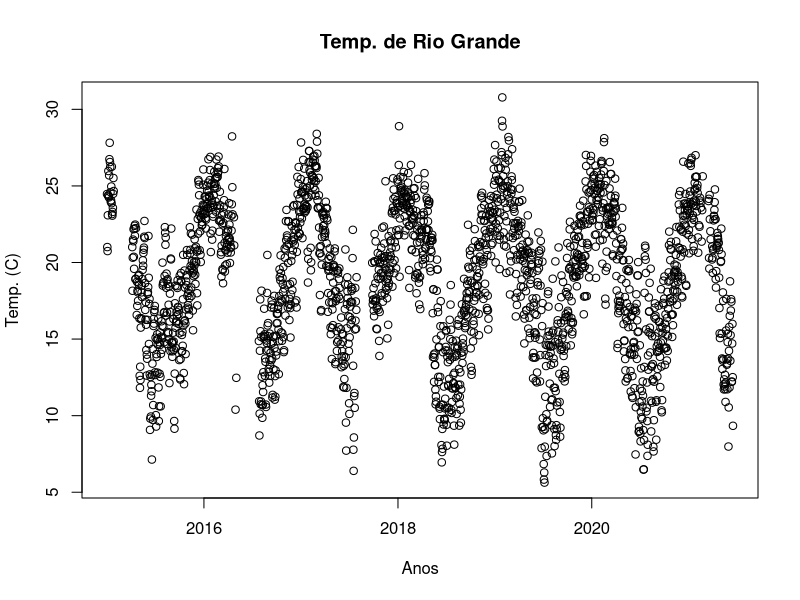
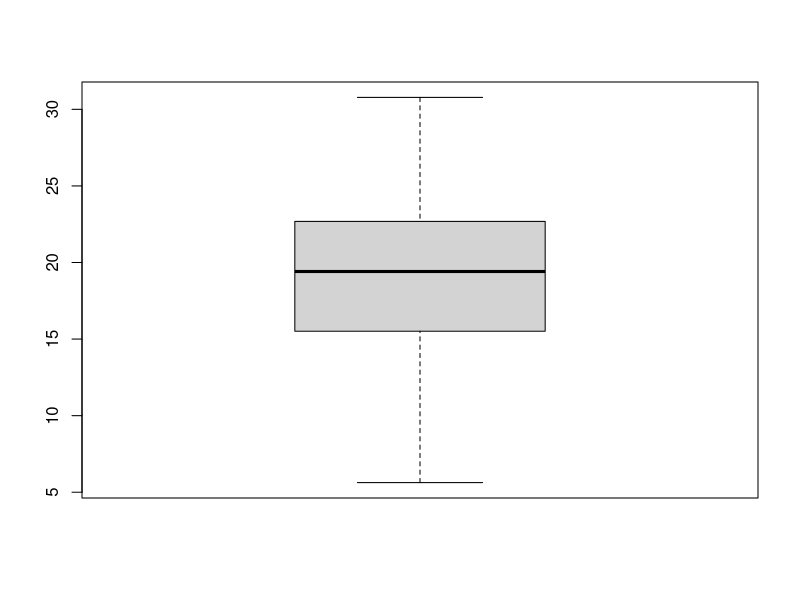

Write the R code that produced these figures, in order.
library(dplyr)
library(readr)
library(tidyverse)

dados <- read.csv("dados1.csv",header = TRUE, sep = ";", dec = ",")

dados$Coluna1 <- NULL

dados$Data <- as.Date(dados$Data, "%Y-%m-%d")

temperatura <- select(dados, Temp)

tempAlta <- filter(temperatura, Temp>26)

mean(temperatura$Temp, na.rm=TRUE)

min(temperatura$Temp, na.rm=TRUE)

max(temperatura$Temp, na.rm=TRUE)

resumo <- summary(temperatura$Temp)[]

range(temperatura$Temp, na.rm=TRUE)

dados$Dia <- as.numeric(format(dados$Data, format="%d"))
dados$Mes <- as.numeric(format(dados$Data, format="%m"))
dados$Ano <- as.numeric(format(dados$Data, format="%Y"))

anos <- dados %>% 
  group_by(Ano) %>% summarise(Temp = 
                               mean(Temp, na.rm=TRUE))

ano2016 <- dados %>% filter(Ano==2016)

ano2016_2017 <- dados %>% filter(Ano==2016|Ano==2017)

head(anos+1)

anos <- dados %>% filter(Ano==2020) %>%
      group_by(Mes) %>% summarise(Temp = 
                                  mean(Temp, na.rm=TRUE))

plot(dados$Data, dados$Temp, main="Temp. de Rio Grande", xlab = "Anos", ylab = "Temp. (C)")

boxplot(dados$Temp)

save.image("Aula01R.RData")

#rm(temperatura)

#head(dados)

#tail(dados)

#summary(dados)

#str(dados)

#View(dados)